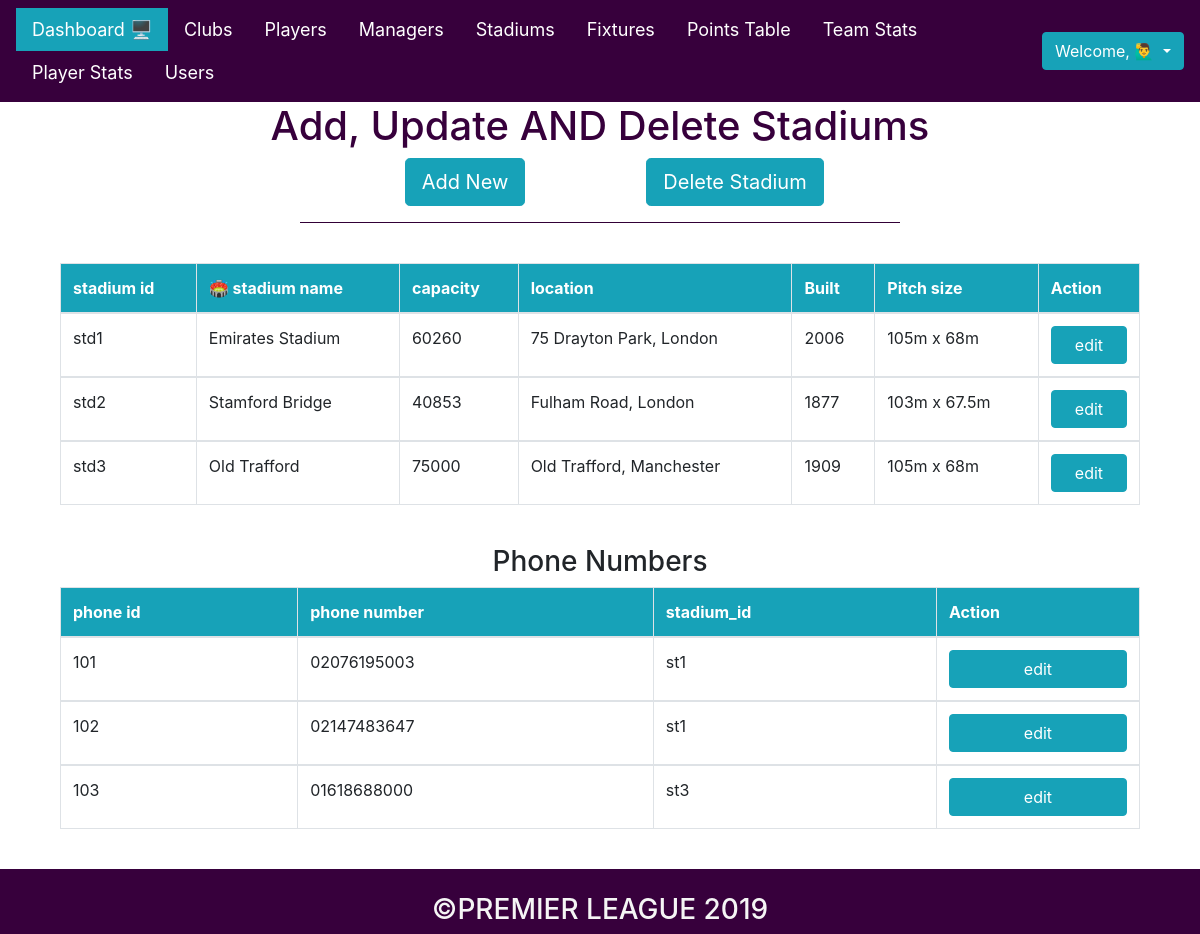
The app's page /php_files/admin/admin_stadiums.php, older data.
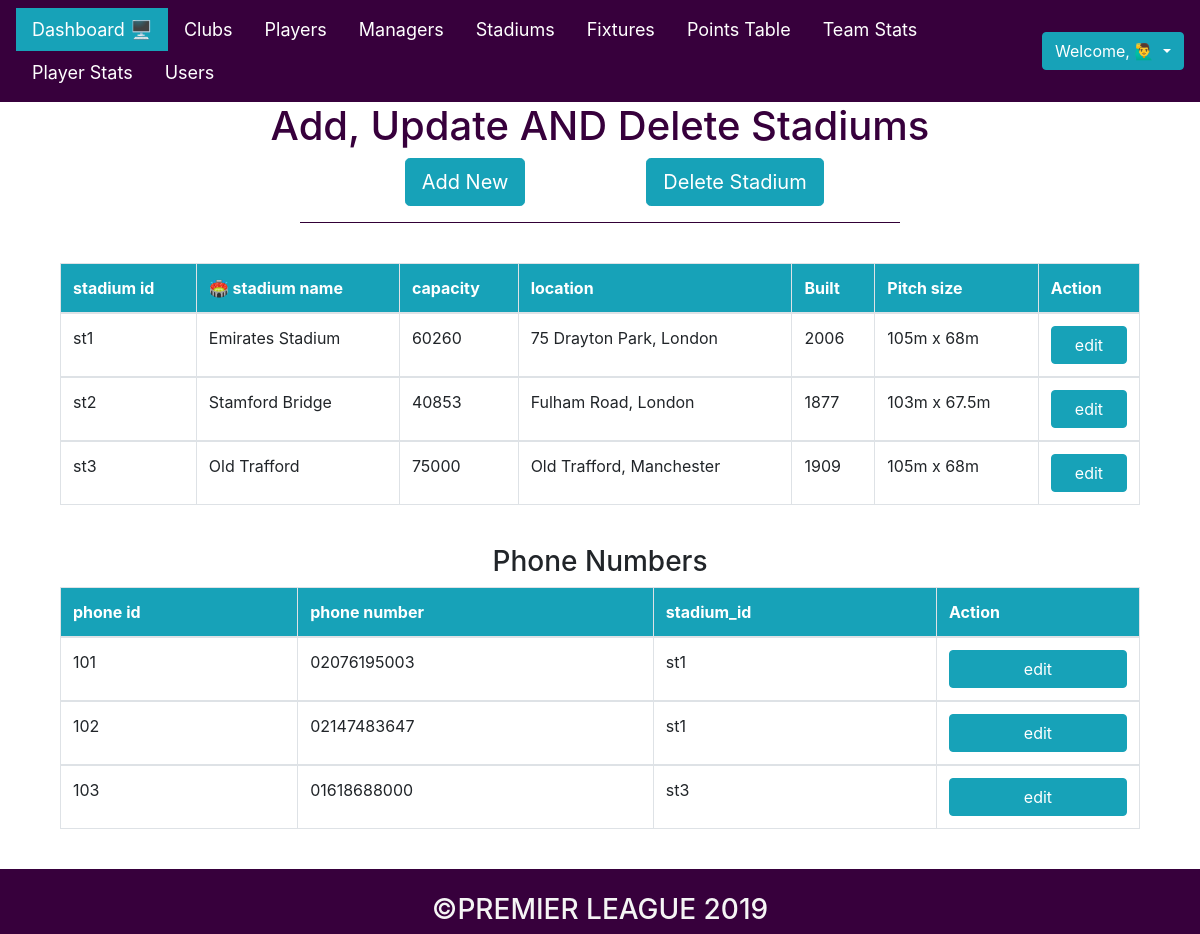
The same page, newer data.
### tables this page shows
CREATE TABLE stadiums(
    stadium_id VARCHAR(4) PRIMARY KEY,
    stadium_name VARCHAR(20) NOT NULL,
    capacity INT(5) NOT NULL,
    location VARCHAR(30)NOT NULL,
    built INT(4) NOT NULL,
    pitch_size VARCHAR(20) NOT NULL

);

CREATE TABLE phone(
    phone_id INT(5) PRIMARY KEY,
    phone_number INT(11) NOT NULL,
    stadium_id VARCHAR(4) 

);

### php_files/admin/admin_stadiums.php (the view, shortened to what this page needs)
<?php
    include "admin_header.php";
    include "../connect.php";
?>
<html>
<head>
    <link rel="stylesheet" type="text/css" href="../../css/admin_players.css">
</head>
<body>
    <center><h1> Add, Update AND Delete Stadiums</h1></center>
    <center><div class="container">
        <div class="row">
            <div class="col-6"><a href="add_stadium.php"><button class="btn btn-info btn-lg btn_add">Add New</button></a></div>
            <div class="col-6"><a href="del_stadium.php"><button class="btn btn-info btn-lg btn_del">Delete Stadium</button></a></div>
        </div>
    </div></center>
    <hr>
    <br>
    <center>
    <div class="container">
        <?php
            $qry = " SELECT * FROM stadiums ";
            $res = $con->query($qry);
            $result = "";
            if($res->num_rows > 0)
            {
                $result .= " <div class = 'container'> ";
                $result .= " <table class='table table-bordered'> ";
                $result .= " <thead class='thead_clubs'> <tr>
                    <th>stadium id</th>
                    <th>🏟 stadium name</th>
                    <th>capacity</th>
                    <th>location</th>
                    <th>Built</th>
                    <th>Pitch size</th>
                    <th> Action </th>
                    </tr> </thead> ";
                while($row = $res->fetch_assoc())
                {
                    $result .= " <tbody> <tr>
                        <td> ".$row['stadium_id']." </td>
                        <td> ".$row['stadium_name']." </td>
                        <td> ".$row['capacity']." </td>
                        <td> ".$row['location']." </td>
                        <td> ".$row['built']." </td>
                        <td> ".$row['pitch_size']." </td>
                        <td> <a href='edit_stadium.php?edit=".$row['stadium_id']."'><button class='btn btn-info btn-block'>edit</button></a> </td>
                    </tr> </tbody> ";
                }
                $result .= " </table> </div> ";
            }
            echo $result;
        ?>
    </div>
    </center>
    <br>
    <center>
    <h3>Phone Numbers</h3>
    <div class="container">
        <?php
            $qry = " SELECT * FROM phone ";
            $res = $con->query($qry);
            $result = "";
            if($res->num_rows > 0)
            {
                $result .= " <div class = 'container'> ";
                $result .= " <table class='table table-bordered'> ";
                $result .= " <thead class='thead_clubs'> <tr>
                    <th>phone id</th>
                    <th>phone number</th>
                    <th>stadium_id</th>
                    <th> Action </th>
                    </tr> </thead> ";
                while($row = $res->fetch_assoc())
                {
                    $result .= " <tbody> <tr>
                        <td> ".$row['phone_id']." </td>
                        <td> 0".$row['phone_number']." </td>
                        <td> ".$row['stadium_id']." </td>
                        <td> <a href='edit_phone.php?edit=".$row['phone_id']."'><button class='btn btn-info btn-block'>edit</button></a> </td>
                    </tr> </tbody> ";
                }
                $result .= " </table> </div> ";
            }
            echo $result;
        ?>
    </div>
    </center>
    <br>
</body>
</html>
<?php include "admin_footer.php"; ?>

Row changes from the older to the newer data that the page shows:
removed stadiums: stadium_id "std1", stadium_name "Emirates Stadium", capacity "60260", location "75 Drayton Park, London", built "2006", pitch_size "105m x 68m"
removed stadiums: stadium_id "std2", stadium_name "Stamford Bridge", capacity "40853", location "Fulham Road, London", built "1877", pitch_size "103m x 67.5m"
removed stadiums: stadium_id "std3", stadium_name "Old Trafford", capacity "75000", location "Old Trafford, Manchester", built "1909", pitch_size "105m x 68m"
added stadiums: stadium_id "st1", stadium_name "Emirates Stadium", capacity "60260", location "75 Drayton Park, London", built "2006", pitch_size "105m x 68m"
added stadiums: stadium_id "st2", stadium_name "Stamford Bridge", capacity "40853", location "Fulham Road, London", built "1877", pitch_size "103m x 67.5m"
added stadiums: stadium_id "st3", stadium_name "Old Trafford", capacity "75000", location "Old Trafford, Manchester", built "1909", pitch_size "105m x 68m"
